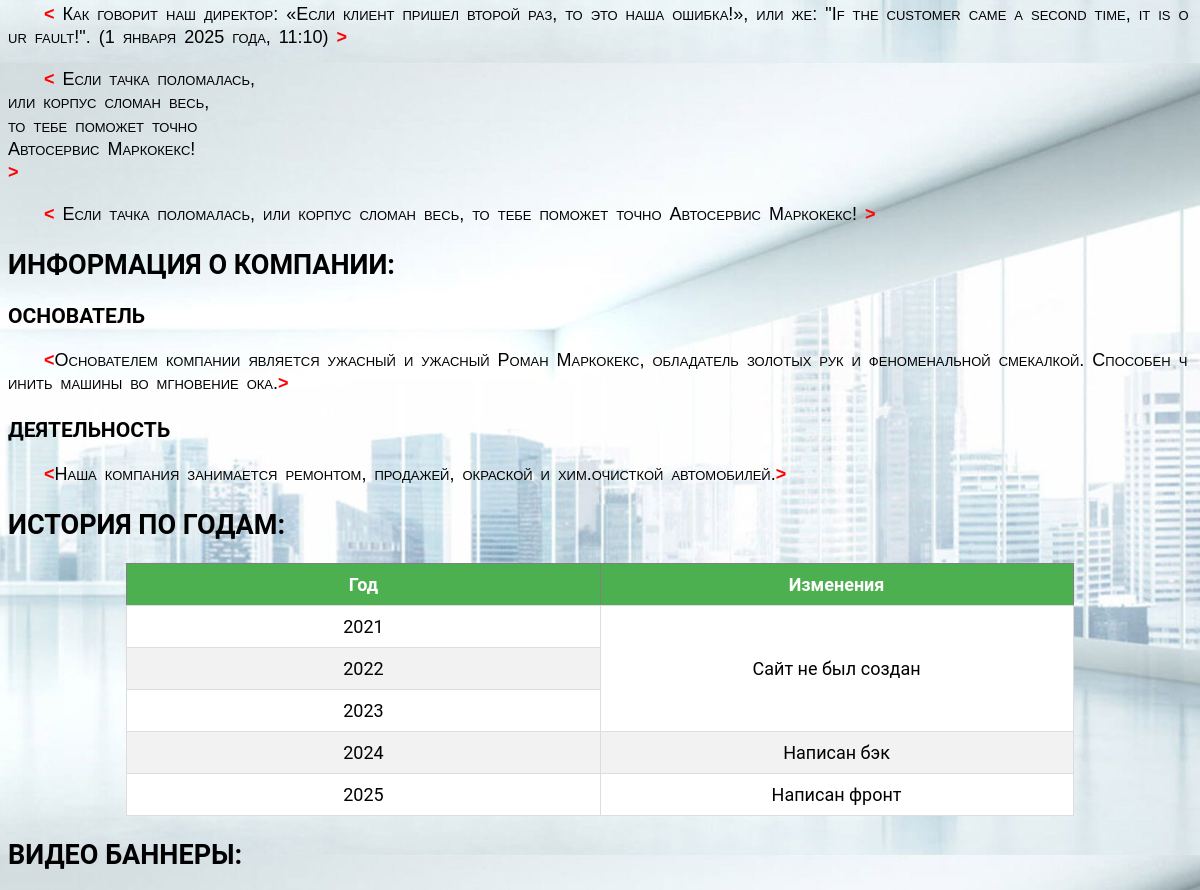
Page /about/ (middle part) on the earlier database version.
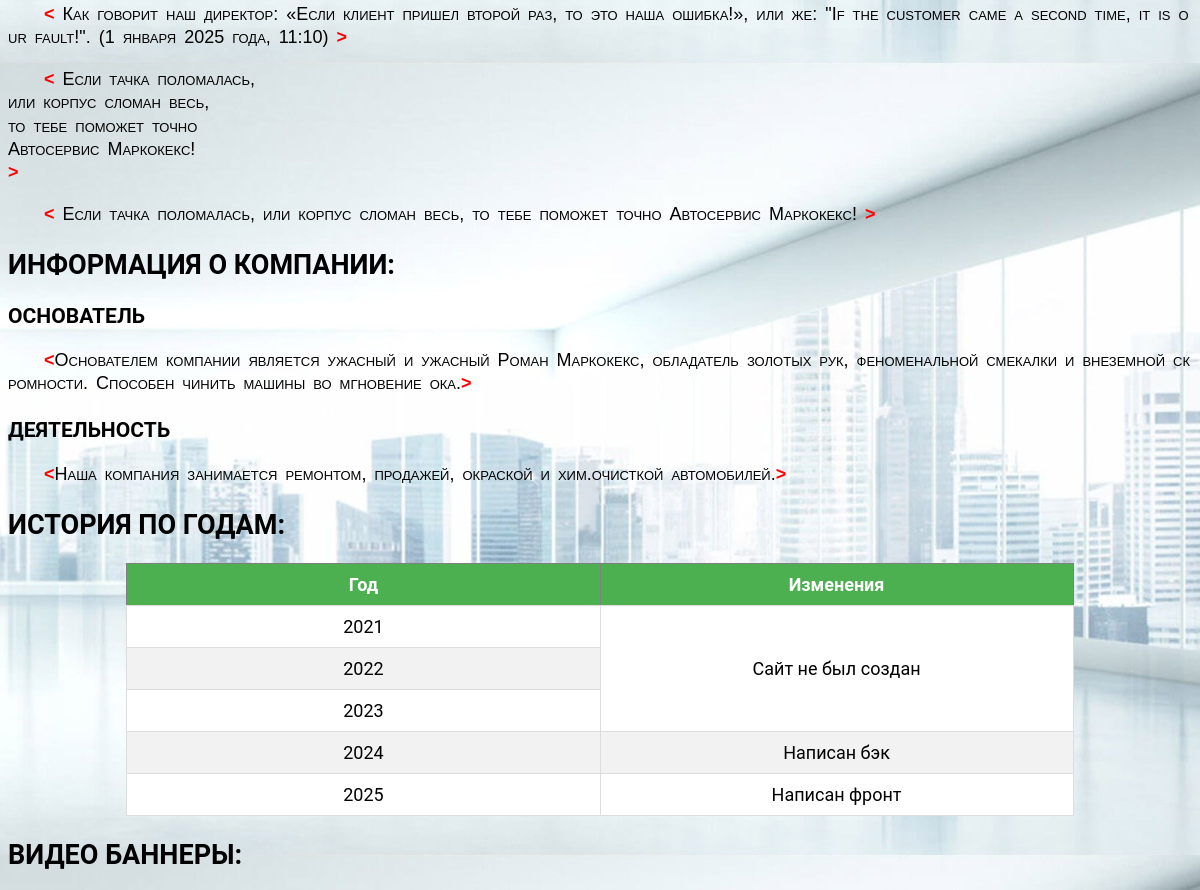
Same page on the later database version.
### about/models.py (models this page shows)
class CompanyInfo(models.Model):
    title = models.CharField(max_length=200)
    description = models.TextField(max_length=200)
    class Meta:
        verbose_name_plural = "CompanyInfo"

### about/views.py (the view)
# urls.py: path('about/', about_view, name="about"),
def about_view(request):
    company_infos = CompanyInfo.objects.all()
    return render(request, 'about.html', {"company_infos": company_infos})

### about/templates/about.html (shortened to what this page needs)
{% extends "base.html" %}
{% block style %}
    {% load static %}
{% endblock %}
{% block content %}
    <section id="description">
        <p> Как говорит наш директор:
            <q lang="ru">Если клиент пришел второй раз, то это наша ошибка!</q>,
            или же:
            <q lang="en">If the customer came a second time, it is our fault!</q>.
            <time datetime="2025-01-01T11:10:00"> (1 января 2025 года, 11:10)</time>
        </p>
        <p>
            Если тачка поломалась, <br>
            или корпус сломан весь, <br>
            то тебе поможет точно <br>
            Автосервис Маркокекс! <br>
        </p>
        <p>
            Если тачка поломалась, <wbr>или корпус сломан весь, <wbr> то тебе поможет точно <wbr> Автосервис Маркокекс! <wbr>
        </p>
    </section>
    <section id="company_infos">
        <h2>Информация о компании: </h2>
        {% for info in company_infos %}
            <div>
                <h3>{{info.title}}</h3>
                <p>{{info.description}}</p>
            </div>
        {% endfor %}
    </section>
    <section id="history">
        <h2>История по годам: </h2>
        <table border="1" >
          <thead>
            <tr>
              <th id="year">Год</th>
              <th id="changes">Изменения</th>
            </tr>
          </thead>
          <tbody>
            <tr>
              <td headers="year">2021</td>
              <td headers="changes" rowspan="3">Сайт не был создан</td>
            </tr>
            <tr>
              <td headers="year">2022</td>
            </tr>
            <tr>
              <td headers="year">2023</td>
            </tr>
            <tr>
              <td headers="year">2024</td>
              <td headers="changes">Написан бэк</td>
            </tr>
            <tr>
              <td headers="year">2025</td>
              <td headers="changes">Написан фронт</td>
            </tr>
          </tbody>
        </table>
    </section>
    <section id="video-banner">
        <h2>Видео баннеры:</h2>
    </section>
{% endblock %}

Differences in the rows shown:
changed CompanyInfo "ОСНОВАТЕЛЬ": description "Основателем компании является ужасный и ужасный Роман Маркокекс, обладатель золотых рук и феноменальной смекалкой. Способен чинить машины во мгновение ока." → "…Роман Маркокекс, обладатель золотых рук, феноменальной смекалки и внеземной скромности. Способен чинить машины во…"
